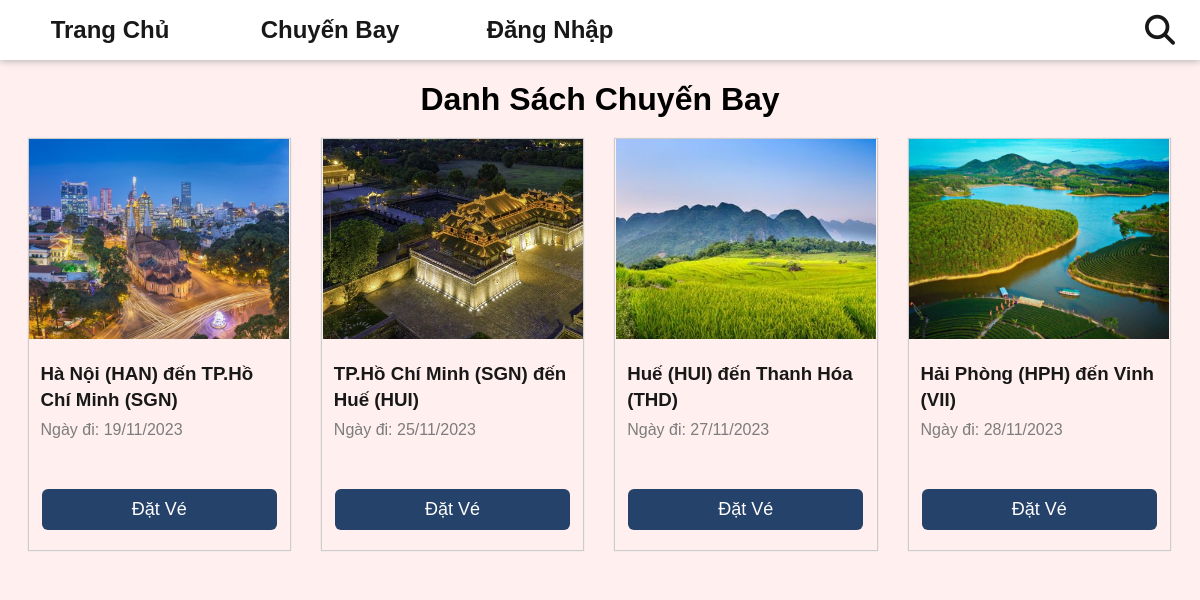
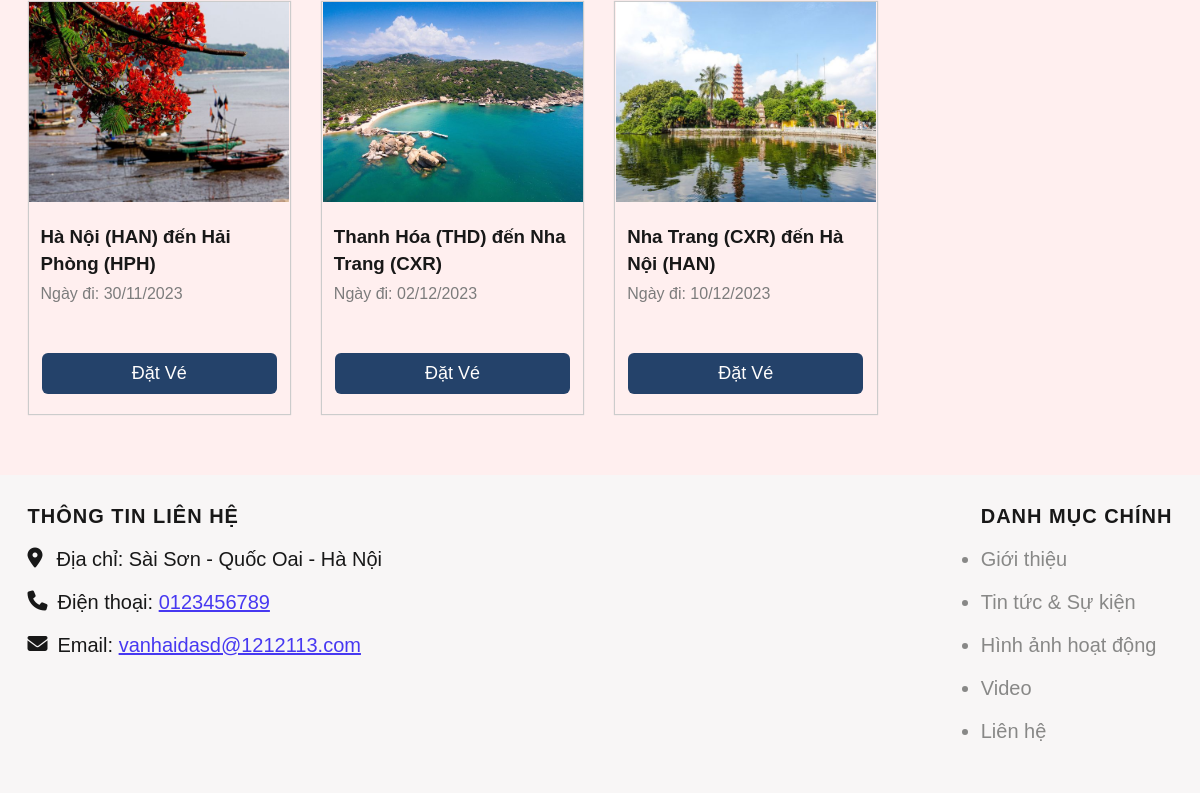
/index.php?act=dscb, run on an earlier commit of the app's database (2 pictures, top to bottom).
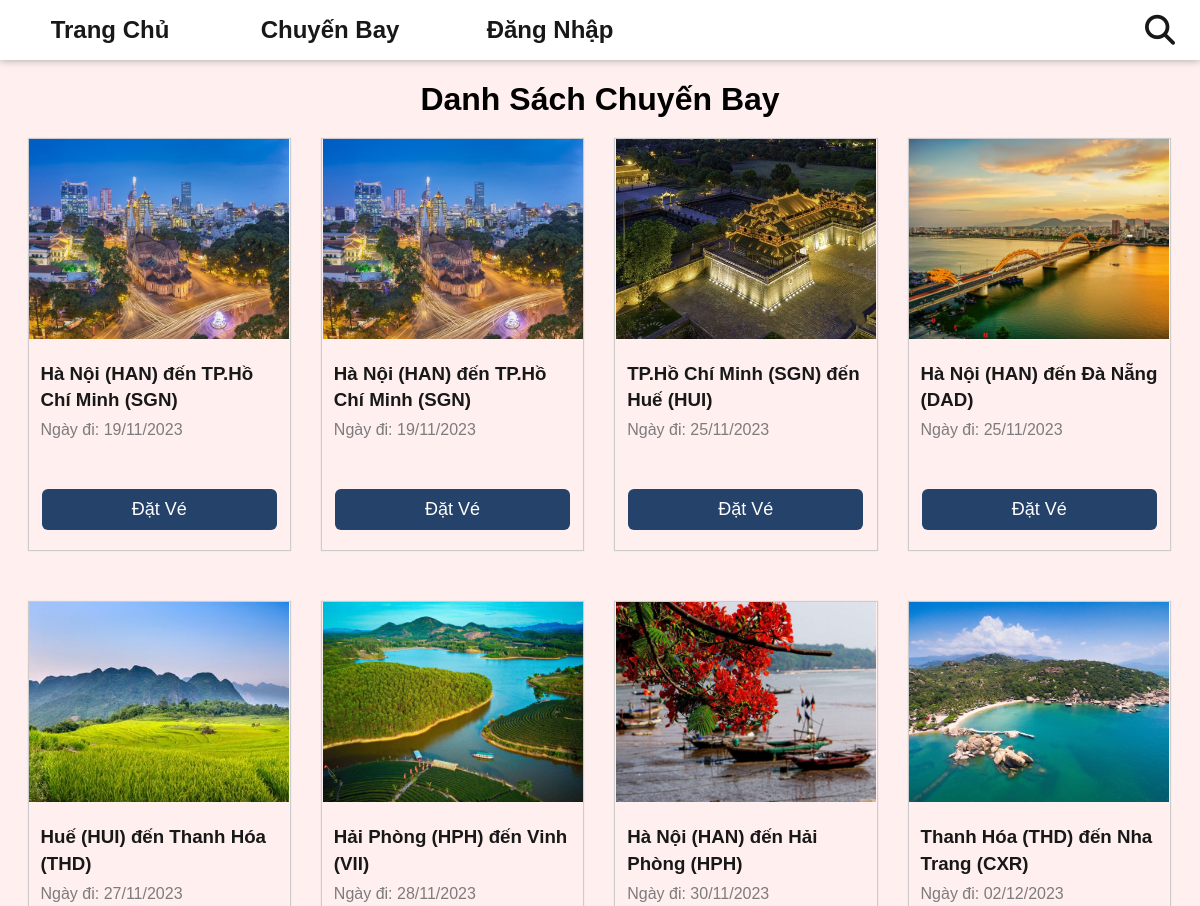
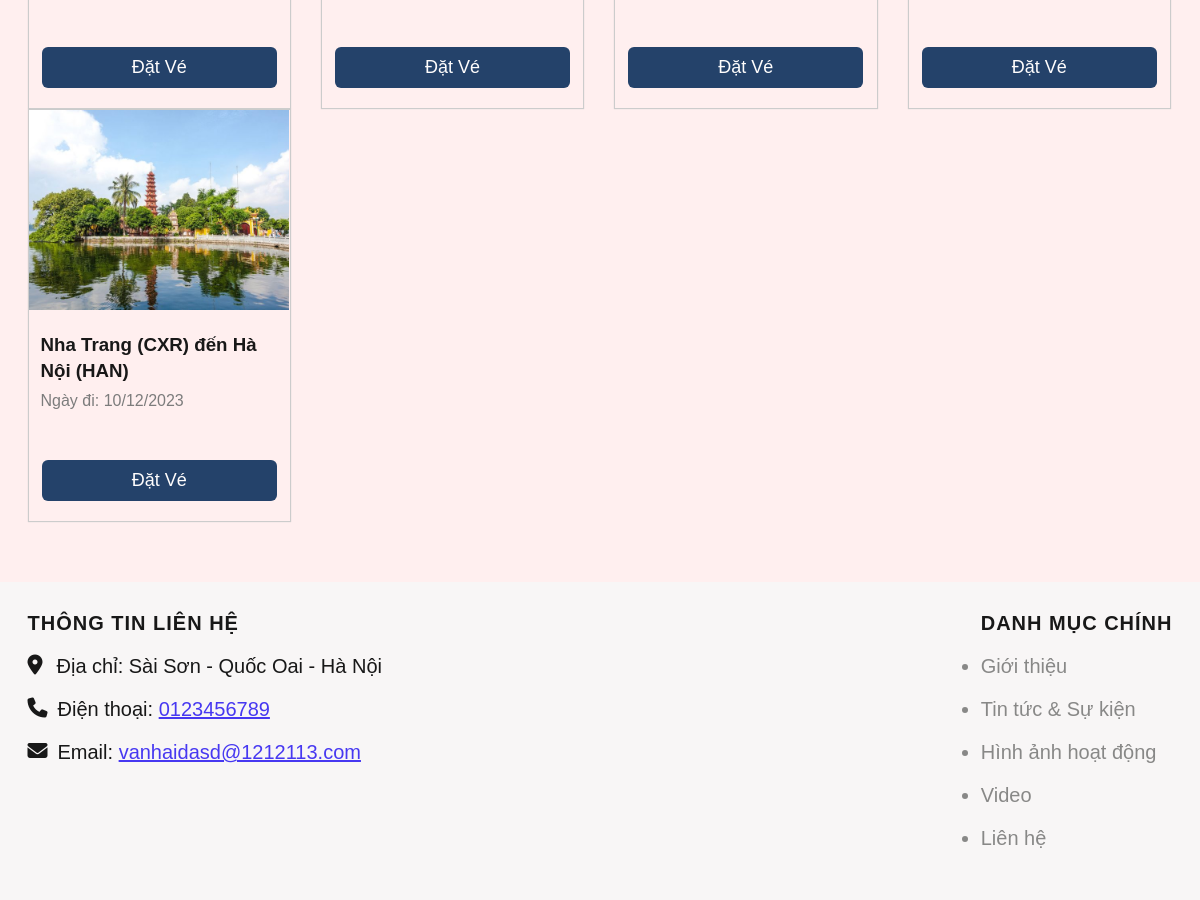
And on a later commit of the database (2 pictures, top to bottom).
### tables this page shows
CREATE TABLE `chuyen_bay` (
  `id` int(11) NOT NULL,
  `ten_may_bay` varchar(255) NOT NULL,
  `id_diemDi` int(11) NOT NULL,
  `id_diemDen` int(11) NOT NULL,
  `ngay_khoi_hanh` date NOT NULL,
  `thoi_gian_di` datetime NOT NULL,
  `thoi_gian_den` datetime NOT NULL,
  `trang_thai` varchar(255) NOT NULL
);

CREATE TABLE `dia_diem` (
  `id` int(11) NOT NULL,
  `ten` varchar(255) NOT NULL,
  `img` varchar(255) NOT NULL
);

### model/pdo.php (called while the page is built, shortened)
<?php
function pdo_get_connection(){
    $servername = "localhost";
    $username = "root";
    $password = "";
    try {
        $conn = new PDO("mysql:host=$servername;dbname=dat_ve_may_bay", $username, $password);
        $conn->setAttribute(PDO::ATTR_ERRMODE, PDO::ERRMODE_EXCEPTION);
        return $conn;
    } catch(PDOException $e) {
        echo "Connection failed: " . $e->getMessage();
    }
}
function pdo_query($sql){
    $sql_args=array_slice(func_get_args(),1);
    try{
        $conn=pdo_get_connection();
        $stmt=$conn->prepare($sql);
        $stmt->execute($sql_args);
        $rows=$stmt->fetchAll();
        return $rows;
    }
    catch(PDOException $e){
        throw $e;
    }
    finally{
        unset($conn);
    }
}
?>

### model/chuyenbay.php (called while the page is built, shortened)
<?php
    function loadall_chuyenbay($page) {
        if($page == "admin") $sql = "SELECT * FROM chuyen_bay WHERE 1";
        else {
            $sql = "SELECT cb.*,
            dd_di.ten AS diem_di,
            dd_den.ten AS diem_den,
            dd_den.img AS img_den
            FROM chuyen_bay cb
            JOIN dia_diem dd_di ON cb.id_diemDi = dd_di.id
            JOIN dia_diem dd_den ON cb.id_diemDen = dd_den.id
            WHERE cb.trang_thai LIKE '%chua bay%'
            ORDER BY cb.ngay_khoi_hanh
            ";
        }
        $list = pdo_query($sql);
        return $list;
    }
    function load_cb_home () {
        $sql = "SELECT cb.*,
        dd_di.ten AS diem_di,
        dd_den.ten AS diem_den,
        dd_den.img AS img_den
        FROM chuyen_bay cb
        JOIN dia_diem dd_di ON cb.id_diemDi = dd_di.id
        JOIN dia_diem dd_den ON cb.id_diemDen = dd_den.id
        WHERE cb.trang_thai LIKE '%chua bay%'
        GROUP BY cb.id_diemDi, cb.id_diemDen
        ORDER BY cb.ngay_khoi_hanh
        LIMIT 8;
        ";
        $list = pdo_query($sql);
        return $list;
    }
?>

### view/datve/dschuyenbay.php (the view)
<div class="content">
    <div id="tickets" class="tickets">
        <h1><?= (isset($mess)) ? $mess : "Danh Sách Chuyến Bay";?></h1>
        <div class="tickets-content">
            <div class="tikets-buy">
                <div class="row-item">
                    <?php
                    $i = 1;
                    foreach ($listCb as $value) {
                        extract($value);
                    ?>
                        <div class="item">
                            <img src="upload/<?= $img_den ?>" alt="ảnh lỗi">
                            <div class="item-text">
                                <h3><?= $diem_di ?> đến <?= $diem_den ?></h3>
                                <p class="date">Ngày đi: <?= date('d/m/Y', strtotime($ngay_khoi_hanh)) ?></p>
                            </div>
                            <a href="<?= (isset($_SESSION['user']) ? "index.php?act=datve&id=$id" : "index.php?act=dangnhap") ?>" class="btn-buy">Đặt Vé</a>
                        </div>
                        <?php if ($i % 4 == 0) { ?>
                </div>
                <div class="row-item">
            <?php }
                        $i++;
                    }
            ?>
                </div>
            </div>
        </div>
    </div>
</div>

### view/header.php (shortened to what this page needs)
<!DOCTYPE html>
<html lang="en">
<head>
    <link rel="stylesheet" href="https://cdnjs.cloudflare.com/ajax/libs/font-awesome/6.3.0/css/all.min.css" />
    <link rel="stylesheet" href="css/styles.css">
</head>
<body onload="run()">
    <div class="container">
        <div class="header">
            <div class="nav">
                <ul class="nav-list">
                    <li class="nav-item"><a href="index.php">Trang Chủ</a></li>
                    <li class="nav-item"><a href="index.php?act=dscb">Chuyến Bay</a></li>
                    <li class="nav-item"><?= (isset($_SESSION['user']) ? '<a href="index.php?act=dangxuat">Đăng Xuất</a>' : '<a href="index.php?act=dangnhap">Đăng Nhập</a>') ?></li>
                </ul>
                <i class="fa-solid fa-magnifying-glass"></i>
            </div>
        </div>

### index.php (shortened to what this page needs)
<?php
    include "model/pdo.php";
    include "model/chuyenbay.php";
    include 'view/header.php';
    $listCbHome = load_cb_home();
    if(isset($_GET['act']) && ($_GET['act'] != '')){
        $act = $_GET['act'];
        switch ($act) {
            case 'dscb':
                $listCb = loadall_chuyenbay('user');
                include 'view/datve/dschuyenbay.php';
                break;
        }
    }else{
        include 'view/home.php';
    }
    include 'view/footer.php';
?>

### view/footer.php (shortened to what this page needs)
            <footer class="footer">
                <div class="body-footer">
                    <div class="footer__info">
                        <p class="footer-name">THÔNG TIN LIÊN HỆ</p>
                        <div class="footer-info">
                            <div href="#" class="info-link">
                                <i class="fa-solid fa-location-dot info-icon"></i>
                                <p class="info-text">Địa chỉ: Sài Sơn - Quốc Oai - Hà Nội</p>
                            </div>
                            <div href="#" class="info-link">
                                <i class="fa-solid fa-phone info-icon"></i>
                                <p class="info-text">Điện thoại: <a href="tell: +00 0123456789">0123456789</a></p>
                            </div>
                            <div href="#" class="info-link">
                                <i class="fa-solid fa-envelope info-icon"></i>
                                <p class="info-text">Email: <a href="mailto:vanhaidasd@1212113.com">vanhaidasd@1212113.com</a></p>
                            </div>
                        </div>
                    </div>
                    <div class="footer__list">
                        <p class="footer-name">DANH MỤC CHÍNH</p>
                        <ul class="footer-list">
                            <li class="footer-list-item"><a href="#!">Giới thiệu</a></li>
                            <li class="footer-list-item"><a href="#!">Tin tức & Sự kiện</a></li>
                            <li class="footer-list-item"><a href="#!">Hình ảnh hoạt động</a></li>
                            <li class="footer-list-item"><a href="#!">Video</a></li>
                            <li class="footer-list-item"><a href="#!">Liên hệ</a></li>
                        </ul>
                    </div>
                </div>
            </footer>
        </div>
</body>
</html>

### css/styles.css (style rules this page uses)
* { padding: 0; margin: 0; box-sizing: border-box; }
:root { --blue: #104fa8; }
html { scroll-behavior: smooth; }
body { font-family: sans-serif; }
.container { width: 100%; height: auto; }
.container .header { height: 60px; }
.nav { width: 100%; height: 60px; background-color: white; box-shadow: 0 0 8px #9f9f9f; position: fixed; top: 0; right: 0; left: 0; display: flex; justify-content: space-between; align-items: center; z-index: 1000; }
.nav-list { display: flex; list-style: none; }
.nav-item { font-size: 24px; margin: 0 40px; text-align: center; }
.nav-item a { display: inline-block; text-decoration: none; color: rgb(24, 24, 24); line-height: 60px; min-width: 140px; font-weight: 600; }
.nav i { font-size: 30px; cursor: pointer; width: 80px; height: 60px; text-align: center; line-height: 60px; color: rgb(24, 24, 24); }
.tickets { min-height: 600px; text-align: center; padding: 1px 0 60px; background-color: #ffefef; }
.tickets>h1 { margin: 20px 0; }
.info-link { margin: 20px 0; display: flex; }
.info-link a { color: #1b09f0; opacity: 0.8; }
.info-link:first-child p { margin-left: 14px; }
.info-link p { margin-left: 10px; font-weight: 500; }
.footer { width: 100%; background-color: #f8f6f6; }
.body-footer { width: 1145px; height: auto; margin: 0 auto; background-color: #f8f6f6; display: flex; justify-content: space-between; }
.footer__list, .footer__info { margin: 30px 0; font-size: 20px; font-weight: 600; color: rgb(24, 24, 24); }
.footer-name { letter-spacing: 1px; }
.footer-list a { font-weight: 400; color: #888887; text-decoration: none; }
li.footer-list-item { margin: 20px 0; }
ul.footer-list { color: #888887; }
.row-item { width: 1145px; margin: 0 auto; display: flex; gap: 30px; }
.row-item:first-child { margin-bottom: 50px; }
.item { width: 23%; border: 1px solid #ccc; box-shadow: 0 0 1px #ccc; }
.item img { width: 260px; height: 200px; object-fit: cover; }
h3 { margin: 8px 0; text-align: left; line-height: 1.4; color: rgb(24, 24, 24); }
.item-text { padding: 10px 12px; }
.date { text-align: left; color: #7c7c7c; }
.btn-buy { display: block; width: 90%; padding: 10px; margin: 40px auto 20px; background-color: #0d305c; color: white; font-size: 18px; border-radius: 6px; opacity: 0.9; border: none; text-decoration: none; }

What changed in the data, as far as the page shows it:
added chuyen_bay: id_diemDen.img (picture), id_diemDi.ten "Hà Nội (HAN)", id_diemDen.ten "TP.Hồ Chí Minh (SGN)", ngay_khoi_hanh "19/11/2023"
added chuyen_bay: id_diemDen.img (picture), id_diemDi.ten "Hà Nội (HAN)", id_diemDen.ten "Đà Nẵng (DAD)", ngay_khoi_hanh "25/11/2023"
